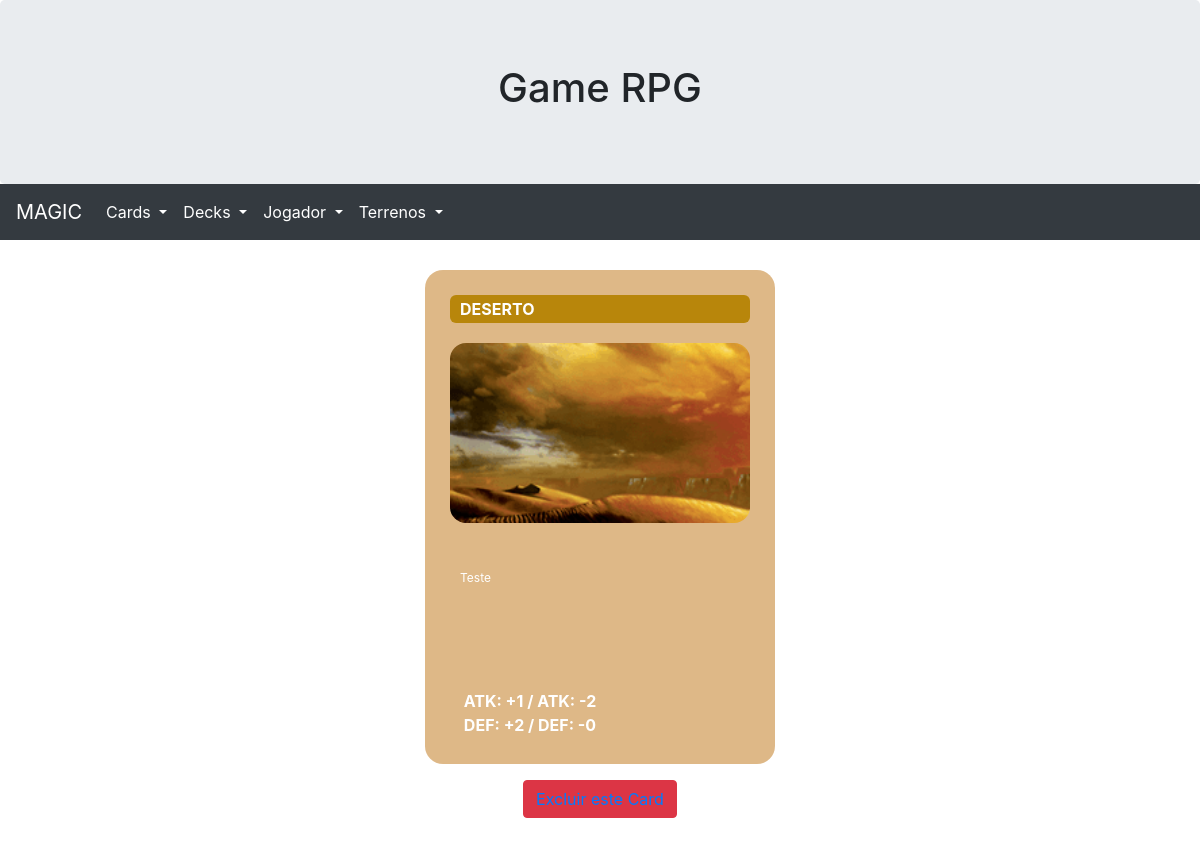
The page /terreno/2/view/ on the database its author committed.
### terreno/models.py (models this page shows, shortened)
class Terreno(models.Model):
    nome = models.CharField(verbose_name='NOME DO TERRENO', max_length=100)
    imagem = models.FileField(verbose_name='IMAGEM', upload_to='terreno')
    tipo_terreno = models.ForeignKey(TipoDoTerreno, on_delete=models.DO_NOTHING,verbose_name='TIPO DE TERRENO')
    descricao = models.TextField(verbose_name='DESCRICAO', max_length=1000)

class TipoDoTerreno(models.Model):
    nome = models.CharField(max_length=100)
    ataque_positivo = models.IntegerField(verbose_name='AUMENTO DE ATAQUE')
    defesa_positiva = models.IntegerField(verbose_name='AUMENTO DE DEFESA')
    ataque_negativo = models.IntegerField(verbose_name='REDUÇÃO DE ATAQUE')
    defesa_negativa = models.IntegerField(verbose_name='REDUÇÃO DE DEFESA')

### terreno/views.py (the view)
# urls.py: path('<int:pk>/view/', viewTerreno, name="view_terreno"),
def viewTerreno(request, pk):
    terreno = Terreno.objects.filter(id=pk).first()
    return render(request, '03_terreno/view.html', {'terreno': terreno})

### www/templates/03_terreno/view.html (shortened to what this page needs)
{% extends '00_base/base.html' %}
{% block container %}
    <div class="row">
        <div class="col-4"></div>
            <div class="col-4">
                <div class="terreno">
                    <div class="terreno_nome">{{ terreno.nome }}</div>
                    <div class="terreno_img"></div>
                    <div class="terreno_tipo">{{ terreno.tipo.nome }}</div>
                    <div class="terreno_desc">{{ terreno.descricao }}</div>
                    <div class="terreno_modificador">
                        <div class="terreno_ataque">ATK: +{{ terreno.tipo_terreno.ataque_positivo }} / ATK: -{{ terreno.tipo_terreno.ataque_negativo }}</div>
                        <div class="terreno_defesa">DEF: +{{ terreno.tipo_terreno.defesa_positiva }} / DEF: -{{ terreno.tipo_terreno.defesa_negativa }}</div>
                    </div>
                </div>
                <div class="text-center mt-3">
                    <button type="button" class="btn btn-danger">
                        <a href="{% url 'delete_terreno' terreno.id %}">Excluir este Card</a>
                    </button>
                </div>
                <br>
            </div>
    </div>
{% endblock container %}

### rows shown on the page
Terreno: nome "DESERTO", descricao "Teste", tipo_terreno.ataque_positivo "1", tipo_terreno.ataque_negativo "2", tipo_terreno.defesa_positiva "2", tipo_terreno.defesa_negativa "0"
